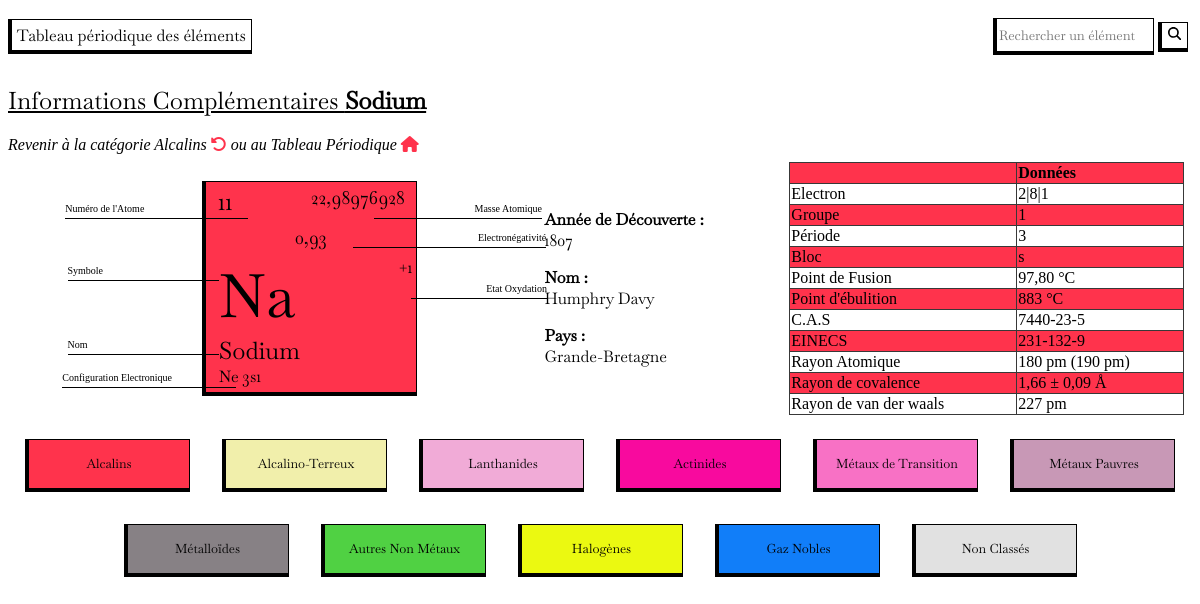
/index.php?page=detailAtome&id=11, run on the app's committed database.
### tables this page shows
CREATE TABLE IF NOT EXISTS `atome` (
  `id` int UNSIGNED NOT NULL AUTO_INCREMENT,
  `id_categorie` int NOT NULL,
  `nom` varchar(13) DEFAULT NULL,
  `slug` varchar(13) DEFAULT NULL,
  `electron` varchar(255) NOT NULL,
  `numero` int UNSIGNED DEFAULT NULL,
  `symbole` varchar(6) NOT NULL,
  `info_groupe` varchar(10) NOT NULL,
  `info_periode` varchar(10) NOT NULL,
  `info_bloc` varchar(10) NOT NULL,
  `masse_volumique` varchar(255) NOT NULL,
  `cas` varchar(255) NOT NULL,
  `einecs` varchar(255) NOT NULL,
  `masse_atomique` varchar(255) NOT NULL,
  `rayon_atomique` varchar(255) NOT NULL,
  `rayon_de_covalence` varchar(255) NOT NULL,
  `rayon_de_van_der_waals` varchar(255) NOT NULL,
  `configuration_electronique` varchar(255) NOT NULL,
  `etat_oxydation` varchar(255) NOT NULL,
  `decouverte_annee` varchar(255) NOT NULL,
  `decouverte_noms` varchar(255) NOT NULL,
  `decouverte_pays` varchar(255) NOT NULL,
  `electronegativite` varchar(255) NOT NULL,
  `point_de_fusion` varchar(255) NOT NULL,
  `point_d_ebullition` varchar(255) NOT NULL,
  `is_radioactif` tinyint UNSIGNED NOT NULL,
  PRIMARY KEY (`id`),
  KEY `atome_ibfk_1` (`id_categorie`)
);

CREATE TABLE IF NOT EXISTS `categorie` (
  `id_categorie` int NOT NULL AUTO_INCREMENT,
  `nom_categorie` varchar(255) NOT NULL,
  `slug_categorie` varchar(255) NOT NULL,
  `couleur_categorie` varchar(255) NOT NULL,
  PRIMARY KEY (`id_categorie`)
);

### views/detailAtome.php (the view, shortened to what this page needs)
<?php
$detail = isset($_GET['id']) ? $_GET['id'] : NULL;
$requeteAffichageDetail = "SELECT categorie.id_categorie, categorie.nom_categorie, categorie.couleur_categorie,
atome.id, atome.id_categorie, atome.nom, atome.slug, atome.electron, atome.numero, atome.symbole, atome.info_groupe,
atome.info_periode, atome.info_bloc, atome.masse_volumique, atome.cas, atome.einecs, atome.masse_atomique,
atome.rayon_atomique, atome.rayon_de_covalence,  atome.rayon_de_van_der_waals, atome.configuration_electronique,
atome.etat_oxydation, atome.decouverte_annee, atome.decouverte_noms, atome.decouverte_pays,
atome.electronegativite, atome.point_de_fusion, atome.point_d_ebullition, atome.is_radioactif
FROM atome LEFT JOIN categorie ON atome.id_categorie = categorie.id_categorie
WHERE atome.id='$detail' ";
$resultatAffichageDetail = $connexion->query($requeteAffichageDetail);
$detailAtome =  $resultatAffichageDetail->fetchAll(PDO::FETCH_OBJ);
?>
<h2 class="titrePageDetailAtome">Informations Complémentaires <strong><?php echo $detailAtome[0]->nom ?></strong></h2>
<a href="index.php?page=categorie&id=<?php echo $detailAtome[0]->id_categorie ?>">
    <em>Revenir à la catégorie <?php echo $detailAtome[0]->nom_categorie ?> </em>
    <i class="fa-solid fa-rotate-left" style="color:#<?php echo $detailAtome[0]->couleur_categorie ?>;"></i>
</a>
<a href="index.php?page=home">
    <em> ou au Tableau Périodique </em> <i class="fa-solid fa-house" style="color:#<?php echo $detailAtome[0]->couleur_categorie ?>;">
    </i></a>
<section class="detailAtome">
    <div class="popUpDetail">
        <div class="elementPopUpDetail" style="background-color:#<?php echo $detailAtome[0]->couleur_categorie ?> ;">
            <div class="hautPopUp">
                <div class="numeroEtLegende">
                    <p class="numeroPopUp"><?php echo $detailAtome[0]->numero; ?>
                    </p>
                    <div class="legendeNumero">Numéro de l'Atome</div>
                </div>
                <div class="masseEtLegende">
                    <p class="masseAtomiquePopUp"><?php echo $detailAtome[0]->masse_atomique; ?>
                    </p>
                    <div class="legendeMasseAtomique">Masse Atomique</div>
                </div>
            </div>
            <div class="electroEtLegende">
                <p class="electronegativitePopUp"><?php echo $detailAtome[0]->electronegativite; ?>
                </p>
                <div class="legendeElectronegativite">Electronégativité</div>
            </div>
            <div class="basPopUp">
                <div class="gauchePopUp">
                    <div class="symboleEtLegende">
                        <p class="symbolePopUp">
                            <?php echo $detailAtome[0]->symbole; ?>
                        </p>
                        <div class="legendeSymbole">Symbole</div>
                    </div>
                    <div class="nomEtLegende">
                        <p class="nomPopUp"><?php echo $detailAtome[0]->nom; ?>
                        </p>
                        <div class="legendeNom">Nom</div>
                    </div>
                    <div class="configEtLegende">
                        <p class="configurationElectroniquePopUp">
                            <?php echo $detailAtome[0]->configuration_electronique; ?>
                        </p>
                        <div class="legendeconfigurationElectronique">Configuration Electronique</div>
                    </div>
                </div>
                <div class="droitePopUp">
                    <p class="etatOxydationPopUp"><?php echo $detailAtome[0]->etat_oxydation; ?>
                    </p>
                    <div class="legendeEtatOxydation">Etat Oxydation</div>
                </div>
            </div>
        </div>
    </div>
    <div class="tableauEtDecouverte">
        <div class="decouverte">
            <p class="anneeDecouverte"><b>Année de Découverte :</b> <br>
                <?php echo $detailAtome[0]->decouverte_annee ?></p>
            <p class="nomDecouverte"><b>Nom :</b> <br>
                <?php echo $detailAtome[0]->decouverte_noms  ?></p>
            <p class="paysDecouverte"><b> Pays :</b> <br>
                <?php echo $detailAtome[0]->decouverte_pays ?></p>
        </div>
        <table class="tableauDetailAtome1" border="1">
            <tr id="ligne1">
                <th class="tableauDetail" style="background-color:#<?php echo $detailAtome[0]->couleur_categorie ?>">
                <th class="tableauDetailAtome" style="background-color:#<?php echo $detailAtome[0]->couleur_categorie ?>">Données</td>
            </tr>
            <tr id="ligne1">
                <td class="tableauDetail">Electron</td>
                <td class="tableauDetailAtome"><?php echo $detailAtome[0]->electron ?></td>
            </tr>
            <tr id="ligne2">
                <td class="tableauDetail" style="background-color:#<?php echo $detailAtome[0]->couleur_categorie ?>">Groupe</td>
                <td class="tableauDetailAtome" style="background-color:#<?php echo $detailAtome[0]->couleur_categorie ?>"><?php echo $detailAtome[0]->info_groupe ?></td>
            </tr>
            <tr id="ligne3">
                <td class="tableauDetail">Période</td>
                <td class="tableauDetailAtome"><?php echo $detailAtome[0]->info_periode ?></td>
            </tr>
            <tr id="ligne4">
                <td class="tableauDetail" style="background-color:#<?php echo $detailAtome[0]->couleur_categorie ?>">Bloc</td>
                <td class="tableauDetailAtome" style="background-color:#<?php echo $detailAtome[0]->couleur_categorie ?>"><?php echo $detailAtome[0]->info_bloc ?></td>
            </tr>
            <tr id="ligne5">
                <td class="tableauDetail">Point de Fusion</td>
                <td class="tableauDetailAtome"><?php echo $detailAtome[0]->point_de_fusion ?></td>
            </tr>
            <tr id="ligne6">
                <td class="tableauDetail" style="background-color:#<?php echo $detailAtome[0]->couleur_categorie ?>">Point d'ébulition</td>
                <td class="tableauDetailAtome" style="background-color:#<?php echo $detailAtome[0]->couleur_categorie ?>"><?php echo $detailAtome[0]->point_d_ebullition ?></td>
            </tr>
            <tr id="ligne7">
                <td class="tableauDetail">C.A.S</td>
                <td class="tableauDetailAtome"><?php echo $detailAtome[0]->cas ?></td>
            </tr>
            <tr id="ligne8">
                <td class="tableauDetail" style="background-color:#<?php echo $detailAtome[0]->couleur_categorie ?>">EINECS</td>
                <td class="tableauDetailAtome" style="background-color:#<?php echo $detailAtome[0]->couleur_categorie ?>"><?php echo $detailAtome[0]->einecs ?></td>
            </tr>
            <tr id="ligne9">
                <td class="tableauDetail">Rayon Atomique</td>
                <td class="tableauDetailAtome"><?php echo $detailAtome[0]->rayon_atomique ?></td>
            </tr>
            <tr id="ligne10">
                <td class="tableauDetail" style="background-color:#<?php echo $detailAtome[0]->couleur_categorie ?>">Rayon de covalence</td>
                <td class="tableauDetailAtome" style="background-color:#<?php echo $detailAtome[0]->couleur_categorie ?>"><?php echo $detailAtome[0]->rayon_de_covalence ?></td>
            </tr>
            <tr id="ligne11">
                <td class="tableauDetail">Rayon de van der waals </td>
                <td class="tableauDetailAtome"><?php echo $detailAtome[0]->rayon_de_van_der_waals ?></td>
            </tr>
        </table>
    </div>
</section>

### template/footer.php
<?php
$requeteCategorie = "SELECT id_categorie, nom_categorie, couleur_categorie FROM categorie";
$resultatCategorie = $connexion->query($requeteCategorie);
$listeCategorie = $resultatCategorie->fetchAll(PDO::FETCH_OBJ);
?>
<footer>
    <nav>
        <ul>
            <?php
            foreach ($listeCategorie as $value) { ?>
                <a href="index.php?page=categorie&id=<?php echo $value->id_categorie; ?>">
                    <li style="background-color:#<?php echo $value->couleur_categorie; ?>">
                        <h4><?php echo $value->nom_categorie; ?></h4>
                    </li>
                </a>
            <?php
            } ?>
        </ul>
    </nav>
</footer>
</body>
</html>

### css/stylenav.css (style rules this page uses)
h1, h2, h3, h4, p { font-family: "Baskervville-Regular"; font-weight: normal; }
nav { margin: 0 auto; }
nav ul { display: flex; justify-content: center; flex-wrap: wrap; list-style: none; margin: 0 auto; padding: 0; }
nav li { display: flex; align-items: center; justify-content: center; width: 10em; height: 3em; margin: 16px; border: solid black 1px; border-bottom: 4px solid black; border-left: 4px solid black; }
nav li h4 { font-size: 0.8em; }

### css/styleelement.css (style rules this page uses)
h1, h2, h3, h4, p { font-family: "Baskervville-Regular"; font-weight: normal; }
a { text-decoration: none; color: black; }

### css/stylepopup.css (style rules this page uses)
.hautPopUp { width: 100%; display: flex; justify-content: space-around; font-size: x-large; }
.numeroPopUp { width: 50%; padding-left: 0.5em; text-align: left; }
.masseAtomiquePopUp { padding-right: 0.5em; width: 50%; text-align: right; font-size: large; }
.numeroEtLegende, .masseEtLegende { width: 100%; }
.legendeNumero { position: absolute; right: 80%; top: 10%; width: 87%; height: 15px; font-size: x-small; border-bottom: solid 1px black; }
.legendeMasseAtomique { position: absolute; left: 80%; top: 10%; width: 80%; height: 15px; font-size: x-small; border-bottom: solid 1px black; text-align: right; }
.electronegativitePopUp { width: 100%; text-align: center; font-size: large; margin: 0; }
.electroEtLegende { position: relative; width: 100%; }
.legendeElectronegativite { position: absolute; bottom: 5%; left: 70%; width: 92%; height: 15px; font-size: x-small; border-bottom: solid 1px black; text-align: right; }
.basPopUp { display: flex; width: 100%; }
.gauchePopUp { width: 95%; justify-content: center; margin-left: 0.8em; }
.symbolePopUp { font-size: 60px; margin-bottom: 0; margin-top: 0; }
.nomPopUp { margin-bottom: 0; margin-top: 0; font-size: x-large; justify-content: center; }
.symboleEtLegende, .nomEtLegende { position: relative; }
.legendeNom, .legendeSymbole { position: absolute; right: 100%; top: 10%; width: 87%; height: 15px; font-size: x-small; border-bottom: solid 1px black; }
.configEtLegende { position: relative; }
.legendeconfigurationElectronique { position: absolute; right: 90%; top: 25%; width: 100%; height: 15px; font-size: x-small; border-bottom: solid 1px black; }
.droitePopUp { width: 5%; margin-right: 0.8em; }
.etatOxydationPopUp { width: 50%; justify-content: right; justify-self: right; }
.droitePopUp { position: relative; }
.legendeEtatOxydation { position: absolute; left: 170%; top: 20%; width: 1300%; height: 15px; font-size: x-small; border-bottom: solid 1px black; text-align: right; }

### css/stylePageCategorie.css (style rules this page uses)
h1, h2, h3, h4, p, label, input { font-family: "Baskervville-Regular"; font-weight: normal; }

### css/detailAtome.css (style rules this page uses)
.titrePageDetailAtome { width: 50%; text-decoration: underline; }
.detailAtome { width: 100%; display: flex; justify-content: center; }
.popUpDetail { width: 50%; display: flex; justify-content: center; align-items: center; }
.elementPopUpDetail { position: absolute; left: 200px; align-items: center; justify-content: space-around; flex-direction: column; width: 210px; height: 210px; margin: 2px; border: solid black 1px; border-bottom: 4px solid black; border-left: 4px solid black; background-color: white; display: flex; }
.elementPopUpDetail p { margin: 0; }
.tableauEtDecouverte { width: 100%; display: flex; justify-content: right; align-items: center; }
.decouverte { margin-left: 0.8em; text-align: justify; width: 30%; }
.tableauDetailAtome1 { width: 50%; }
th { text-align: left; }
table, tr, td, th { margin: 0.5em; border: 1px solid #383838; border-collapse: collapse; }

### data on the page
atome: nom "Sodium", id_categorie.nom_categorie "Alcalins", numero "11", masse_atomique "22,98976928", electronegativite "0,93", symbole "Na", configuration_electronique "Ne 3s1", etat_oxydation "+1", decouverte_annee "1807", decouverte_noms "Humphry Davy", decouverte_pays "Grande-Bretagne", electron "2|8|1", info_groupe "1", info_periode "3", info_bloc "s", point_de_fusion "97,80 °C", point_d_ebullition "883 °C", cas "7440-23-5", einecs "231-132-9", rayon_atomique "180 pm (190 pm)", rayon_de_covalence "1,66 ± 0,09 Å", rayon_de_van_der_waals "227 pm"
categorie: nom_categorie "Alcalins"
categorie: nom_categorie "Alcalino-Terreux"
categorie: nom_categorie "Lanthanides"
categorie: nom_categorie "Actinides"
categorie: nom_categorie "Métaux de Transition"
categorie: nom_categorie "Métaux Pauvres"
categorie: nom_categorie "Métalloïdes"
categorie: nom_categorie "Autres Non Métaux"
categorie: nom_categorie "Halogènes"
categorie: nom_categorie "Gaz Nobles"
categorie: nom_categorie "Non Classés"
